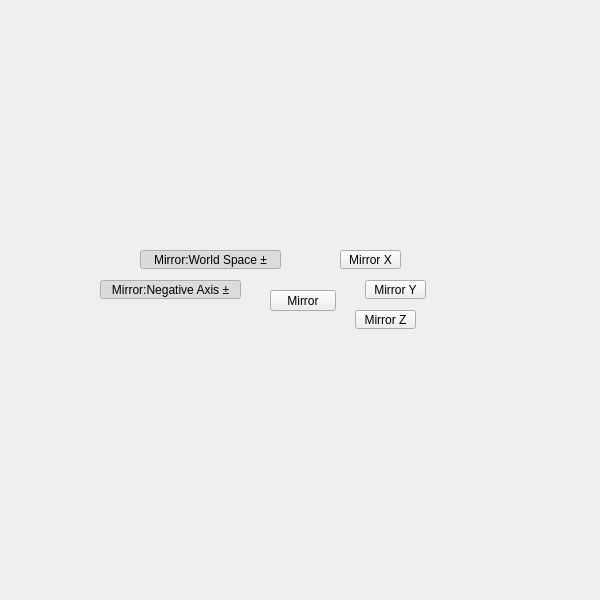
<?xml version="1.0" encoding="UTF-8"?>
<ui version="4.0">
 <class>QtUi</class>
 <widget class="QMainWindow" name="QtUi">
  <property name="enabled">
   <bool>true</bool>
  </property>
  <property name="geometry">
   <rect>
    <x>0</x>
    <y>0</y>
    <width>600</width>
    <height>600</height>
   </rect>
  </property>
  <property name="sizePolicy">
   <sizepolicy hsizetype="Ignored" vsizetype="Ignored">
    <horstretch>0</horstretch>
    <verstretch>0</verstretch>
   </sizepolicy>
  </property>
  <property name="minimumSize">
   <size>
    <width>0</width>
    <height>0</height>
   </size>
  </property>
  <property name="maximumSize">
   <size>
    <width>600</width>
    <height>600</height>
   </size>
  </property>
  <property name="cursor">
   <cursorShape>ArrowCursor</cursorShape>
  </property>
  <property name="windowTitle">
   <string>Toolkit</string>
  </property>
  <property name="whatsThis">
   <string>main</string>
  </property>
  <property name="toolButtonStyle">
   <enum>Qt::ToolButtonIconOnly</enum>
  </property>
  <property name="tabShape">
   <enum>QTabWidget::Triangular</enum>
  </property>
  <property name="dockNestingEnabled">
   <bool>true</bool>
  </property>
  <property name="dockOptions">
   <set>QMainWindow::AllowNestedDocks|QMainWindow::AllowTabbedDocks|QMainWindow::AnimatedDocks|QMainWindow::ForceTabbedDocks</set>
  </property>
  <widget class="QWidget" name="mainWindow">
   <property name="sizePolicy">
    <sizepolicy hsizetype="Ignored" vsizetype="Ignored">
     <horstretch>0</horstretch>
     <verstretch>0</verstretch>
    </sizepolicy>
   </property>
   <widget class="QPushButton" name="i019">
    <property name="geometry">
     <rect>
      <x>270</x>
      <y>290</y>
      <width>66</width>
      <height>21</height>
     </rect>
    </property>
    <property name="minimumSize">
     <size>
      <width>0</width>
      <height>21</height>
     </size>
    </property>
    <property name="maximumSize">
     <size>
      <width>16777215</width>
      <height>21</height>
     </size>
    </property>
    <property name="whatsThis">
     <string>mirror</string>
    </property>
    <property name="text">
     <string>Mirror</string>
    </property>
   </widget>
   <widget class="QPushButton" name="chk008">
    <property name="enabled">
     <bool>true</bool>
    </property>
    <property name="geometry">
     <rect>
      <x>140</x>
      <y>250</y>
      <width>141</width>
      <height>19</height>
     </rect>
    </property>
    <property name="maximumSize">
     <size>
      <width>16777215</width>
      <height>19</height>
     </size>
    </property>
    <property name="toolTip">
     <string>Mirror: Toggle object space and world space.</string>
    </property>
    <property name="layoutDirection">
     <enum>Qt::RightToLeft</enum>
    </property>
    <property name="text">
     <string>Mirror:World Space ±</string>
    </property>
    <property name="checkable">
     <bool>true</bool>
    </property>
    <property name="checked">
     <bool>true</bool>
    </property>
    <property name="autoDefault">
     <bool>false</bool>
    </property>
    <property name="default">
     <bool>false</bool>
    </property>
    <property name="flat">
     <bool>false</bool>
    </property>
    <property name="bnabled" stdset="0">
     <bool>true</bool>
    </property>
   </widget>
   <widget class="PushButton" name="b000">
    <property name="geometry">
     <rect>
      <x>340</x>
      <y>250</y>
      <width>61</width>
      <height>19</height>
     </rect>
    </property>
    <property name="maximumSize">
     <size>
      <width>111</width>
      <height>19</height>
     </size>
    </property>
    <property name="toolTip">
     <string>Mirror geometry across the X axis.</string>
    </property>
    <property name="text">
     <string>Mirror X</string>
    </property>
    <property name="iconSize">
     <size>
      <width>18</width>
      <height>18</height>
     </size>
    </property>
   </widget>
   <widget class="PushButton" name="b001">
    <property name="geometry">
     <rect>
      <x>365</x>
      <y>280</y>
      <width>61</width>
      <height>19</height>
     </rect>
    </property>
    <property name="maximumSize">
     <size>
      <width>111</width>
      <height>19</height>
     </size>
    </property>
    <property name="toolTip">
     <string>Mirror geometry across the Y axis.</string>
    </property>
    <property name="text">
     <string>Mirror Y</string>
    </property>
    <property name="iconSize">
     <size>
      <width>18</width>
      <height>18</height>
     </size>
    </property>
   </widget>
   <widget class="PushButton" name="b002">
    <property name="geometry">
     <rect>
      <x>355</x>
      <y>310</y>
      <width>61</width>
      <height>19</height>
     </rect>
    </property>
    <property name="maximumSize">
     <size>
      <width>111</width>
      <height>19</height>
     </size>
    </property>
    <property name="toolTip">
     <string>Mirror geometry across the Z axis.</string>
    </property>
    <property name="text">
     <string>Mirror Z</string>
    </property>
    <property name="iconSize">
     <size>
      <width>18</width>
      <height>18</height>
     </size>
    </property>
   </widget>
   <widget class="QPushButton" name="chk000">
    <property name="enabled">
     <bool>true</bool>
    </property>
    <property name="geometry">
     <rect>
      <x>100</x>
      <y>280</y>
      <width>141</width>
      <height>19</height>
     </rect>
    </property>
    <property name="maximumSize">
     <size>
      <width>16777215</width>
      <height>19</height>
     </size>
    </property>
    <property name="toolTip">
     <string>Mirror: Toggle object space and world space.</string>
    </property>
    <property name="layoutDirection">
     <enum>Qt::RightToLeft</enum>
    </property>
    <property name="text">
     <string>Mirror:Negative Axis ±</string>
    </property>
    <property name="checkable">
     <bool>true</bool>
    </property>
    <property name="checked">
     <bool>true</bool>
    </property>
    <property name="autoDefault">
     <bool>false</bool>
    </property>
    <property name="default">
     <bool>false</bool>
    </property>
    <property name="flat">
     <bool>false</bool>
    </property>
    <property name="bnabled" stdset="0">
     <bool>true</bool>
    </property>
   </widget>
  </widget>
 </widget>
 <customwidgets>
  <customwidget>
   <class>PushButton</class>
   <extends>QPushButton</extends>
   <header>widgets.pushbutton.h</header>
  </customwidget>
 </customwidgets>
 <resources/>
 <connections/>
 <designerdata>
  <property name="gridDeltaX">
   <number>5</number>
  </property>
  <property name="gridDeltaY">
   <number>10</number>
  </property>
  <property name="gridSnapX">
   <bool>true</bool>
  </property>
  <property name="gridSnapY">
   <bool>true</bool>
  </property>
  <property name="gridVisible">
   <bool>true</bool>
  </property>
 </designerdata>
</ui>
